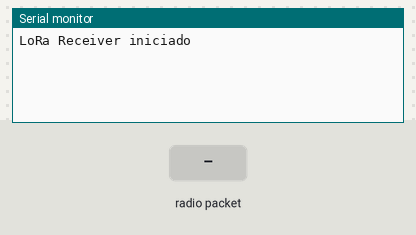
Recording of a program running on a simulated ESP32-S3. Shown: the last lines printed to the serial monitor. Inputs (shaded band) come from the test bench. No radio packets arrive unless stated.

Above: at 1.2 s.
1.3 s: radio packet "1" arrives
At 2.4 s:
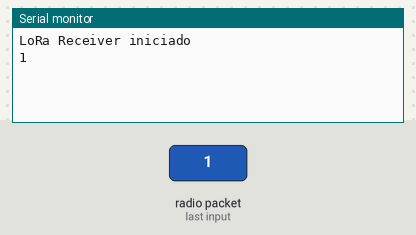
2.8 s: radio packet "0" arrives
At 3.6 s:
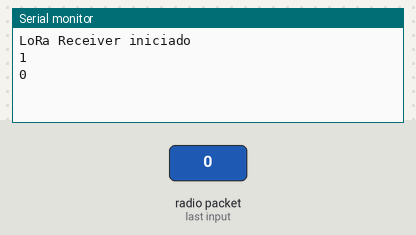
4.3 s: radio packet "2" arrives
At 4.7 s:
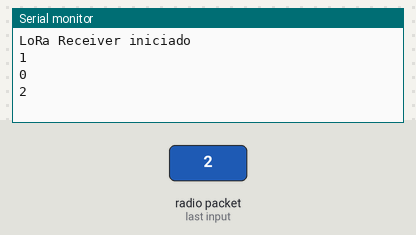

Measured:
- after the input at 1.3 s, the serial monitor: prints a new line at once (image 1)
- after the input at 2.8 s, the serial monitor: prints a new line at once (image 2)
- after the input at 4.3 s, the serial monitor: prints a new line at once (image 3)

The program:

main.cpp
```cpp
#include <Arduino.h>
#include <SPI.h>
#include <LoRa.h>

#define LORA_SCK 12
#define LORA_MISO 13
#define LORA_MOSI 11
#define LORA_CS 10
#define LORA_RST 9
#define LORA_DIO0 46

void setup() {
    Serial.begin(115200);
    while(!Serial);

    SPI.begin(LORA_SCK, LORA_MISO, LORA_MOSI);
    LoRa.setPins(LORA_CS, LORA_RST, LORA_DIO0);

    if (!LoRa.begin(433E6)) {
        while (true);
    }

    Serial.println("LoRa Receiver iniciado");
}

void loop() {
    String pacote = "";
    int packetSize = LoRa.parsePacket();
    if (packetSize) {
        while (LoRa.available()) {
            pacote += (char)LoRa.read();
        }
        Serial.println(pacote);
    }
}
```
